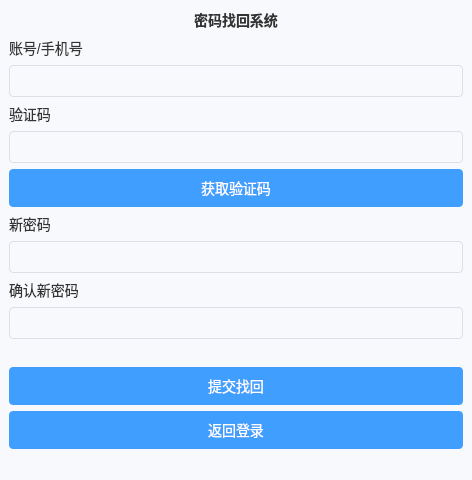
<?xml version="1.0" encoding="UTF-8"?>
<ui version="4.0">
 <class>MainWindow</class>
 <widget class="QMainWindow" name="MainWindow">
  <property name="geometry">
   <rect>
    <x>0</x>
    <y>0</y>
    <width>472</width>
    <height>444</height>
   </rect>
  </property>
  <property name="windowTitle">
   <string>密码找回</string>
  </property>
  <property name="styleSheet">
   <string notr="true">QWidget {
    background-color: #f7f9fc;
}
QLabel {
    font-size: 14px;
    color: #333;
}
QPushButton {
    background-color: #409eff;
    color: white;
    border: none;
    padding: 8px 16px;
    border-radius: 4px;
    font-size: 14px;
}
QPushButton:hover {
    background-color: #66b1ff;
}
QLineEdit {
    border: 1px solid #dcdfe6;
    border-radius: 4px;
    padding: 6px;
    font-size: 14px;
}</string>
  </property>
  <widget class="QWidget" name="centralwidget">
   <layout class="QVBoxLayout" name="verticalLayout_2">
    <item>
     <layout class="QVBoxLayout" name="verticalLayout">
      <item>
       <widget class="QLabel" name="label">
        <property name="font">
         <font>
          <pointsize>-1</pointsize>
          <bold>true</bold>
         </font>
        </property>
        <property name="text">
         <string>密码找回系统</string>
        </property>
        <property name="alignment">
         <set>Qt::AlignmentFlag::AlignHCenter|Qt::AlignmentFlag::AlignTop</set>
        </property>
       </widget>
      </item>
      <item>
       <widget class="QLabel" name="label_2">
        <property name="text">
         <string>账号/手机号</string>
        </property>
       </widget>
      </item>
      <item>
       <widget class="QLineEdit" name="edit_account">
        <property name="font">
         <font>
          <pointsize>-1</pointsize>
          <bold>true</bold>
         </font>
        </property>
       </widget>
      </item>
     </layout>
    </item>
    <item>
     <widget class="QLabel" name="label_3">
      <property name="text">
       <string>验证码</string>
      </property>
     </widget>
    </item>
    <item>
     <widget class="QLineEdit" name="edit_code"/>
    </item>
    <item>
     <widget class="QPushButton" name="btn_getCode">
      <property name="text">
       <string>获取验证码</string>
      </property>
     </widget>
    </item>
    <item>
     <widget class="QLabel" name="label_4">
      <property name="text">
       <string>新密码</string>
      </property>
     </widget>
    </item>
    <item>
     <widget class="QLineEdit" name="edit_newPwd">
      <property name="echoMode">
       <enum>QLineEdit::EchoMode::Password</enum>
      </property>
     </widget>
    </item>
    <item>
     <widget class="QLabel" name="label_5">
      <property name="text">
       <string>确认新密码</string>
      </property>
     </widget>
    </item>
    <item>
     <widget class="QLineEdit" name="edit_confirmPwd">
      <property name="echoMode">
       <enum>QLineEdit::EchoMode::Password</enum>
      </property>
     </widget>
    </item>
    <item>
     <widget class="QLabel" name="label_tip">
      <property name="text">
       <string/>
      </property>
     </widget>
    </item>
    <item>
     <widget class="QPushButton" name="btn_submit">
      <property name="text">
       <string>提交找回</string>
      </property>
     </widget>
    </item>
    <item>
     <widget class="QPushButton" name="btn_back">
      <property name="text">
       <string>返回登录</string>
      </property>
     </widget>
    </item>
   </layout>
  </widget>
  <widget class="QMenuBar" name="menubar">
   <property name="geometry">
    <rect>
     <x>0</x>
     <y>0</y>
     <width>472</width>
     <height>18</height>
    </rect>
   </property>
  </widget>
  <widget class="QStatusBar" name="statusbar"/>
 </widget>
 <resources/>
 <connections/>
</ui>
